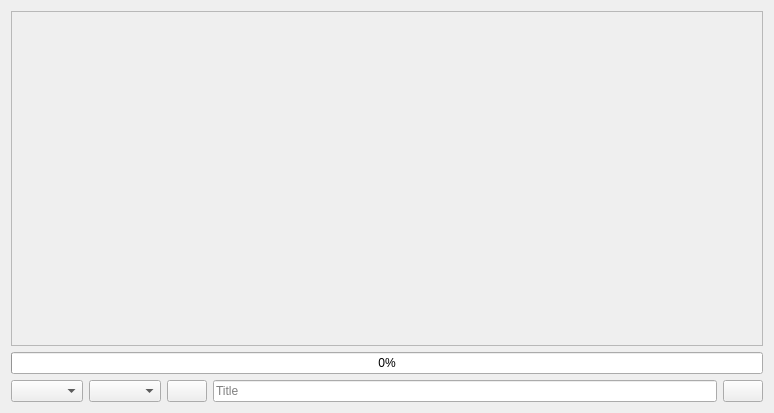
<?xml version="1.0" encoding="UTF-8"?>
<ui version="4.0">
 <class>copas_pedia_widget</class>
 <widget class="QWidget" name="copas_pedia_widget">
  <property name="geometry">
   <rect>
    <x>0</x>
    <y>0</y>
    <width>774</width>
    <height>413</height>
   </rect>
  </property>
  <property name="sizePolicy">
   <sizepolicy hsizetype="Fixed" vsizetype="Fixed">
    <horstretch>0</horstretch>
    <verstretch>0</verstretch>
   </sizepolicy>
  </property>
  <property name="windowTitle">
   <string>CopasPedia</string>
  </property>
  <layout class="QGridLayout" name="gridLayout">
   <item row="0" column="0" colspan="5">
    <widget class="QTextBrowser" name="content_text_browser">
     <property name="enabled">
      <bool>false</bool>
     </property>
     <property name="html">
      <string>&lt;!DOCTYPE HTML PUBLIC &quot;-//W3C//DTD HTML 4.0//EN&quot; &quot;http://www.w3.org/TR/REC-html40/strict.dtd&quot;&gt;
&lt;html&gt;&lt;head&gt;&lt;meta name=&quot;qrichtext&quot; content=&quot;1&quot; /&gt;&lt;style type=&quot;text/css&quot;&gt;
p, li { white-space: pre-wrap; }
&lt;/style&gt;&lt;/head&gt;&lt;body style=&quot; font-family:'Sans'; font-size:11pt; font-weight:400; font-style:normal;&quot;&gt;
&lt;p style=&quot;-qt-paragraph-type:empty; margin-top:0px; margin-bottom:0px; margin-left:0px; margin-right:0px; -qt-block-indent:0; text-indent:0px; font-family:'Sans Serif'; font-size:9pt;&quot;&gt;&lt;br /&gt;&lt;/p&gt;&lt;/body&gt;&lt;/html&gt;</string>
     </property>
     <property name="textInteractionFlags">
      <set>Qt::LinksAccessibleByKeyboard|Qt::LinksAccessibleByMouse|Qt::TextBrowserInteraction|Qt::TextSelectableByKeyboard|Qt::TextSelectableByMouse</set>
     </property>
     <property name="placeholderText">
      <string/>
     </property>
     <property name="openExternalLinks">
      <bool>true</bool>
     </property>
     <property name="openLinks">
      <bool>true</bool>
     </property>
    </widget>
   </item>
   <item row="1" column="0" colspan="5">
    <widget class="QProgressBar" name="load_progressbar">
     <property name="value">
      <number>0</number>
     </property>
    </widget>
   </item>
   <item row="2" column="0">
    <widget class="QComboBox" name="page_combo_box"/>
   </item>
   <item row="2" column="1">
    <widget class="QComboBox" name="lang_combo_box"/>
   </item>
   <item row="2" column="2">
    <widget class="QPushButton" name="about_button">
     <property name="text">
      <string/>
     </property>
    </widget>
   </item>
   <item row="2" column="3">
    <widget class="QLineEdit" name="title_line_edit">
     <property name="placeholderText">
      <string>Title</string>
     </property>
    </widget>
   </item>
   <item row="2" column="4">
    <widget class="QPushButton" name="run_push_button">
     <property name="cursor">
      <cursorShape>PointingHandCursor</cursorShape>
     </property>
     <property name="text">
      <string/>
     </property>
    </widget>
   </item>
  </layout>
 </widget>
 <resources/>
 <connections/>
</ui>
